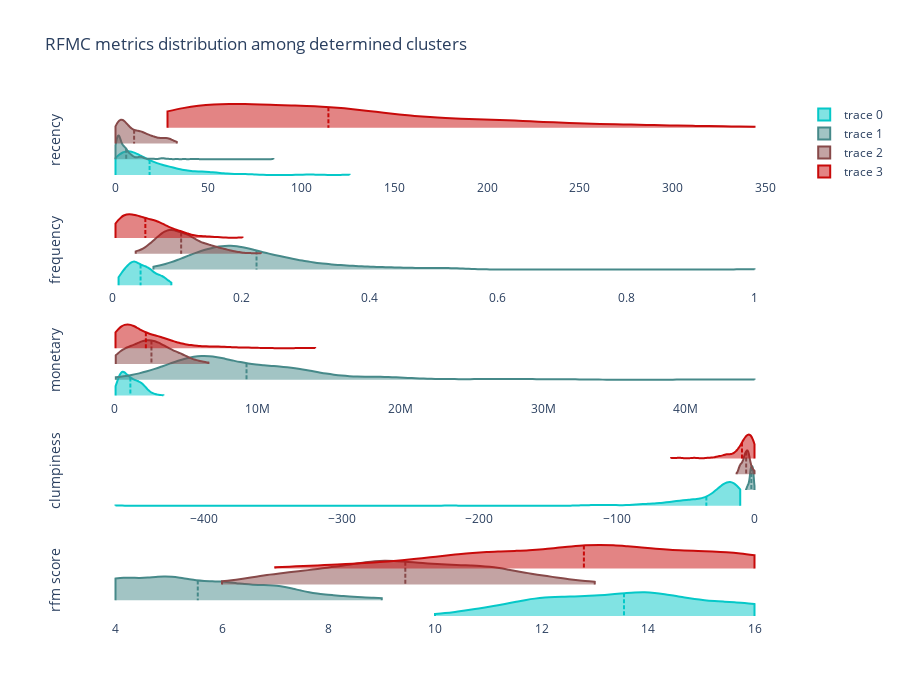

Notebook source saved alongside this figure:
### Markdown cell above
- Cluster 2 is hight frequency high reward but very recent customer (very clumpy) -- new customer at risk
- Cluster 3 are old customers they are regular customers that have not been buying for a few days -- Hybernating
- CLuster 1 are loyalists, they have a low clumpiness but offer low reward becase their monetary value is low -- loyalists
- CLuster 0 are potential loyalists, they have a recent profile but could turn -- new potential loyalists

### Code cell
colors = n_colors('rgb(5, 200, 200)', 'rgb(200, 10, 10)', 4, colortype='rgb')
rfm_factors = ['recency', 'frequency', 'monetary', 'clumpiness', 'rfm_score']

fig = make_subplots(rows=len(rfm_factors), cols=1)
row = 1

for idx, dim in enumerate(rfm_factors):
    for i in range(4):
        fig.add_trace(go.Violin(
            x=cluster_explore[dim][cluster_explore['cluster_id'] == i], line_color=colors[i], 
            showlegend=True if dim == 'recency' else False,
            spanmode='hard'
        ),
         col=1, row=row)

        #Update axis title
        if dim == rfm_factors[0]:
            yaxis_name = 'yaxis'
        else: 
            yaxis_name = f'yaxis{idx+1}'
        fig['layout'][yaxis_name]['title'] = dim.replace('_', ' ')

    #Increment the subplot row number
    row +=1


fig.update_xaxes(showgrid=False, zeroline=False, gridcolor='rgba(220,220,220,1)')
fig.update_yaxes(showgrid=False, zeroline=False, showticklabels=False)
fig.update_traces(orientation='h', side='positive', width=3, points=False, meanline_visible=True)
fig.update_layout(title='RFMC metrics distribution among determined clusters', plot_bgcolor='rgba(0,0,0,0)', height=700) 
fig.show()

### Figure 1 — Plotly figure (JSON) as saved in the notebook; plotly's stock layout.template omitted (floating-point values rounded to 4 significant figures; data arrays with more than 128 entries replaced by an {"elided": "..."} marker saying what was removed)
{"data": [{"line": {"color": "rgb(5.0, 200.0, 200.0)"}, "meanline": {"visible": true}, "orientation": "h", "points": false, "showlegend": true, "side": "positive", "spanmode": "hard", "type": "violin", "width": 3, "x": {"elided": "193 int values"}, "xaxis": "x", "yaxis": "y"}, {"line": {"color": "rgb(70.0, 136.66666666666666, 136.66666666666666)"}, "meanline": {"visible": true}, "orientation": "h", "points": false, "showlegend": true, "side": "positive", "spanmode": "hard", "type": "violin", "width": 3, "x": {"elided": "255 int values"}, "xaxis": "x", "yaxis": "y"}, {"line": {"color": "rgb(135.0, 73.33333333333333, 73.33333333333333)"}, "meanline": {"visible": true}, "orientation": "h", "points": false, "showlegend": true, "side": "positive", "spanmode": "hard", "type": "violin", "width": 3, "x": {"elided": "269 int values"}, "xaxis": "x", "yaxis": "y"}, {"line": {"color": "rgb(200.0, 10.0, 10.0)"}, "meanline": {"visible": true}, "orientation": "h", "points": false, "showlegend": true, "side": "positive", "spanmode": "hard", "type": "violin", "width": 3, "x": {"elided": "201 int values"}, "xaxis": "x", "yaxis": "y"}, {"line": {"color": "rgb(5.0, 200.0, 200.0)"}, "meanline": {"visible": true}, "orientation": "h", "points": false, "showlegend": false, "side": "positive", "spanmode": "hard", "type": "violin", "width": 3, "x": {"elided": "193 float values"}, "xaxis": "x2", "yaxis": "y2"}, {"line": {"color": "rgb(70.0, 136.66666666666666, 136.66666666666666)"}, "meanline": {"visible": true}, "orientation": "h", "points": false, "showlegend": false, "side": "positive", "spanmode": "hard", "type": "violin", "width": 3, "x": {"elided": "255 float values"}, "xaxis": "x2", "yaxis": "y2"}, {"line": {"color": "rgb(135.0, 73.33333333333333, 73.33333333333333)"}, "meanline": {"visible": true}, "orientation": "h", "points": false, "showlegend": false, "side": "positive", "spanmode": "hard", "type": "violin", "width": 3, "x": {"elided": "269 float values"}, "xaxis": "x2", "yaxis": "y2"}, {"line": {"color": "rgb(200.0, 10.0, 10.0)"}, "meanline": {"visible": true}, "orientation": "h", "points": false, "showlegend": false, "side": "positive", "spanmode": "hard", "type": "violin", "width": 3, "x": {"elided": "201 float values"}, "xaxis": "x2", "yaxis": "y2"}, {"line": {"color": "rgb(5.0, 200.0, 200.0)"}, "meanline": {"visible": true}, "orientation": "h", "points": false, "showlegend": false, "side": "positive", "spanmode": "hard", "type": "violin", "width": 3, "x": {"elided": "193 int values"}, "xaxis": "x3", "yaxis": "y3"}, {"line": {"color": "rgb(70.0, 136.66666666666666, 136.66666666666666)"}, "meanline": {"visible": true}, "orientation": "h", "points": false, "showlegend": false, "side": "positive", "spanmode": "hard", "type": "violin", "width": 3, "x": {"elided": "255 int values"}, "xaxis": "x3", "yaxis": "y3"}, {"line": {"color": "rgb(135.0, 73.33333333333333, 73.33333333333333)"}, "meanline": {"visible": true}, "orientation": "h", "points": false, "showlegend": false, "side": "positive", "spanmode": "hard", "type": "violin", "width": 3, "x": {"elided": "269 int values"}, "xaxis": "x3", "yaxis": "y3"}, {"line": {"color": "rgb(200.0, 10.0, 10.0)"}, "meanline": {"visible": true}, "orientation": "h", "points": false, "showlegend": false, "side": "positive", "spanmode": "hard", "type": "violin", "width": 3, "x": {"elided": "201 int values"}, "xaxis": "x3", "yaxis": "y3"}, {"line": {"color": "rgb(5.0, 200.0, 200.0)"}, "meanline": {"visible": true}, "orientation": "h", "points": false, "showlegend": false, "side": "positive", "spanmode": "hard", "type": "violin", "width": 3, "x": {"elided": "193 float values"}, "xaxis": "x4", "yaxis": "y4"}, {"line": {"color": "rgb(70.0, 136.66666666666666, 136.66666666666666)"}, "meanline": {"visible": true}, "orientation": "h", "points": false, "showlegend": false, "side": "positive", "spanmode": "hard", "type": "violin", "width": 3, "x": {"elided": "255 float values"}, "xaxis": "x4", "yaxis": "y4"}, {"line": {"color": "rgb(135.0, 73.33333333333333, 73.33333333333333)"}, "meanline": {"visible": true}, "orientation": "h", "points": false, "showlegend": false, "side": "positive", "spanmode": "hard", "type": "violin", "width": 3, "x": {"elided": "269 float values"}, "xaxis": "x4", "yaxis": "y4"}, {"line": {"color": "rgb(200.0, 10.0, 10.0)"}, "meanline": {"visible": true}, "orientation": "h", "points": false, "showlegend": false, "side": "positive", "spanmode": "hard", "type": "violin", "width": 3, "x": {"elided": "201 float values"}, "xaxis": "x4", "yaxis": "y4"}, {"line": {"color": "rgb(5.0, 200.0, 200.0)"}, "meanline": {"visible": true}, "orientation": "h", "points": false, "showlegend": false, "side": "positive", "spanmode": "hard", "type": "violin", "width": 3, "x": {"elided": "193 int values"}, "xaxis": "x5", "yaxis": "y5"}, {"line": {"color": "rgb(70.0, 136.66666666666666, 136.66666666666666)"}, "meanline": {"visible": true}, "orientation": "h", "points": false, "showlegend": false, "side": "positive", "spanmode": "hard", "type": "violin", "width": 3, "x": {"elided": "255 int values"}, "xaxis": "x5", "yaxis": "y5"}, {"line": {"color": "rgb(135.0, 73.33333333333333, 73.33333333333333)"}, "meanline": {"visible": true}, "orientation": "h", "points": false, "showlegend": false, "side": "positive", "spanmode": "hard", "type": "violin", "width": 3, "x": {"elided": "269 int values"}, "xaxis": "x5", "yaxis": "y5"}, {"line": {"color": "rgb(200.0, 10.0, 10.0)"}, "meanline": {"visible": true}, "orientation": "h", "points": false, "showlegend": false, "side": "positive", "spanmode": "hard", "type": "violin", "width": 3, "x": {"elided": "201 int values"}, "xaxis": "x5", "yaxis": "y5"}], "layout": {"height": 700, "plot_bgcolor": "rgba(0,0,0,0)", "title": {"text": "RFMC metrics distribution among determined clusters"}, "xaxis": {"anchor": "y", "domain": [0, 1], "gridcolor": "rgba(220,220,220,1)", "showgrid": false, "zeroline": false}, "xaxis2": {"anchor": "y2", "domain": [0, 1], "gridcolor": "rgba(220,220,220,1)", "showgrid": false, "zeroline": false}, "xaxis3": {"anchor": "y3", "domain": [0, 1], "gridcolor": "rgba(220,220,220,1)", "showgrid": false, "zeroline": false}, "xaxis4": {"anchor": "y4", "domain": [0, 1], "gridcolor": "rgba(220,220,220,1)", "showgrid": false, "zeroline": false}, "xaxis5": {"anchor": "y5", "domain": [0, 1], "gridcolor": "rgba(220,220,220,1)", "showgrid": false, "zeroline": false}, "yaxis": {"anchor": "x", "domain": [0.848, 1], "showgrid": false, "showticklabels": false, "title": {"text": "recency"}, "zeroline": false}, "yaxis2": {"anchor": "x2", "domain": [0.636, 0.788], "showgrid": false, "showticklabels": false, "title": {"text": "frequency"}, "zeroline": false}, "yaxis3": {"anchor": "x3", "domain": [0.424, 0.576], "showgrid": false, "showticklabels": false, "title": {"text": "monetary"}, "zeroline": false}, "yaxis4": {"anchor": "x4", "domain": [0.212, 0.364], "showgrid": false, "showticklabels": false, "title": {"text": "clumpiness"}, "zeroline": false}, "yaxis5": {"anchor": "x5", "domain": [0, 0.152], "showgrid": false, "showticklabels": false, "title": {"text": "rfm score"}, "zeroline": false}}}
